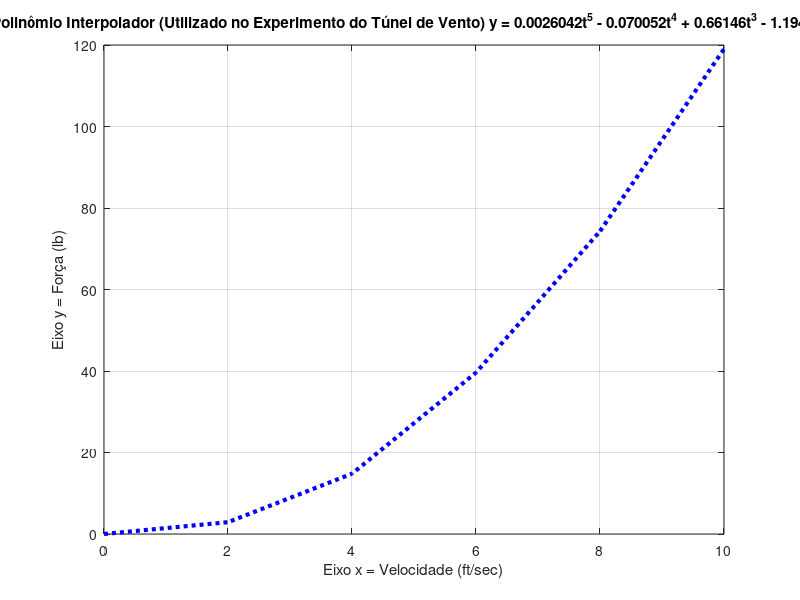

This chart was generated by the following MATLAB code:
clear;

clc;

# Aluno: Douglas Mateus Soares Cândido da Silva

# Questão 34: Experimento do Túnel de Vento.

# Polinômio: p(t) = a0 + a1t + a2t^2 + a3t^3 + a4t^4 + a5t^5
# O grau do polinômio é 5.

# Sistema de equações:
# a0 + a1(0) + a2(0)^2 + a3(0)^3 + a4(0)^4 + a5(0)^5 = 0
# a0 + a1(2) + a2(2)^2 + a3(2)^3 + a4(2)^4 + a5(2)^5 = 2.90
# a0 + a1(4) + a2(4)^2 + a3(4)^3 + a4(4)^4 + a5(4)^5 = 14.8
# a0 + a1(6) + a2(6)^2 + a3(6)^3 + a4(6)^4 + a5(6)^5 = 39.6
# a0 + a1(8) + a2(8)^2 + a3(8)^3 + a4(8)^4 + a5(8)^5 = 74.3
# a0 + a1(10) + a2(10)^2 + a3(10)^3 + a4(10)^4 + a5(10)^5 = 119

# data = [0, 0; 2, 2.90; 4, 14.8; 6, 39.6; 8, 74.3; 10, 119];

# Forma matricial: [1 0 0 0 0 0; 1 2 4 8 16 32; 1 4 16 64 256 1024; 1 6 36 216 1296 7776; 1 8 64 512 4096 32768; 1 10 100 1000 10000 100000] * [a0; a1; a2; a3; a4; a5] = [0; 2.90; 14.8; 39.6; 74.3; 119]

B = [1 0 0 0 0 0 0; 1 2 4 8 16 32 2.90; 1 4 16 64 256 1024 14.8; 1 6 36 216 1296 7776 39.6; 1 8 64 512 4096 32768 74.3; 1 10 100 1000 10000 100000 119]; # Matriz ampliada

b_escalonada = rref(B); # Função que escalona a matriz ampliada utilizando a Eliminação de Gauss-Jordan

# Com isso, descobri os coeficientes do polinômio interpolador:
# a0 = 0
# a1 = 1.7125
# a2 = -1.1948
# a3 = 0.66146
# a4 = -0.070052
# a5 = 0.0026042

# Polinômio interpolador = 0.0026042t^5 - 0.070052t^4 + 0.66146t^3 - 1.1948t^2 + 1.7125t + 0

t = [0; 2; 4; 6; 8; 10];

y = 0.0026042*t.^5 - 0.070052*t.^4 + 0.66146*t.^3 - 1.1948*t.^2 + 1.7125*t + 0;

plot(t, y, ":", "linewidth", 3, "color", "b");
xlabel("Eixo x = Velocidade (ft/sec)");
ylabel("Eixo y = Força (lb)");
title("Gráfico do Polinômio Interpolador (Utilizado no Experimento do Túnel de Vento) y = 0.0026042t^5 - 0.070052t^4 + 0.66146t^3 - 1.1948t^2 + 1.7125t + 0");
grid on;

coeficientes = [0, 1.7125, -1.1948, 0.66146, -0.070052, 0.0026042]; # Coeficientes do Polinômio Interpolador, será utilizado para fazer uma estimativa da força do projétil quando ele está viajando a uma velocidade de 750 ft/sec (Pés por segundo)

velocity = 750;

projectile_estimated_force = polyval(coeficientes, velocity);

# A força estimada do projétil será de 541342018893.7136 lb (Libras) quando ele estiver viajando em uma velocidade de 750 ft/sec.

# --------------------------------------------------------------------------------------------------------------------------------------------------------------------------------------------------------------------------------------------------------

# Parte 2: O que acontece se tentar utilizar um polinômio de grau menor do que 5? (Tente utilizar um polinômio cúbico, por exemplo.)

# Polinômio: p(t) = a0 + a1t + a2t^2 + a3t^3
# O grau do polinômio é 3.

# Sistema de equações:
# a0 + a1(0) + a2(0)^2 + a3(0)^3 = 0
# a0 + a1(2) + a2(2)^2 + a3(2)^3 = 2.90
# a0 + a1(4) + a2(4)^2 + a3(4)^3 = 14.8
# a0 + a1(6) + a2(6)^2 + a3(6)^3 = 39.6
# a0 + a1(8) + a2(8)^2 + a3(8)^3 = 74.3
# a0 + a1(10) + a2(10)^2 + a3(10)^3 = 119

# data = [0, 0; 2, 2.90; 4, 14.8; 6, 39.6; 8, 74.3; 10, 119];

# Forma matricial: [1 0 0 0; 1 2 4 8; 1 4 16 64; 1 6 36 216; 1 8 64 512; 1 10 100 1000] * [a0; a1; a2; a3] = [0; 2.90; 14.8; 39.6; 74.3; 119]

C = [1 0 0 0 0; 1 2 4 8 2.90; 1 4 16 64 14.8; 1 6 36 216 39.6; 1 8 64 512 74.3; 1 10 100 1000 119]; # Matriz ampliada

c_escalonada = rref(C); # Função que escalona a matriz ampliada utilizando a Eliminação de Gauss-Jordan

# Com isso, descobri os coeficientes do polinômio:
# a0 = 0
# a1 = 0
# a2 = 0
# a3 = 0

# Percebe-se que o polinômio ficou completamente zerado (Nulo), pois seus coeficientes são iguais à zero. Também percebe-se que, ao utilizar um polinômio de grau 3, a ordem da matriz mudou para 6x5, ou seja, 6 linhas e 5 colunas.


